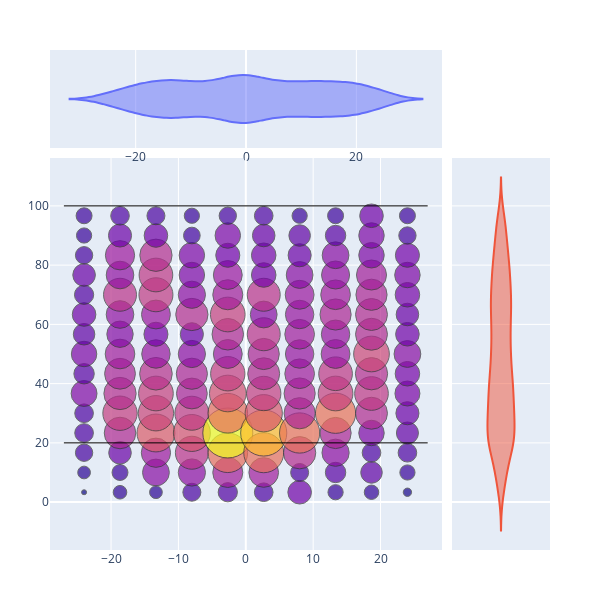

Source (notebook cell):
### Code cell
teamID = 'phoenix'
nbinsx=10
nbinsy=15
shots = throws_df[(throws_df.gameID.apply(lambda x:x[:4]) == '2023') & (throws_df['thrower_x'] != 0) & (throws_df['thrower_y'] != 40) & ((throws_df['home_teamID'] == teamID) | (throws_df['away_teamID'] == teamID))].dropna(subset=['thrower_x', 'thrower_y'])
x_coords, y_coords, counts = get_bin_data(shots, nbinsx, nbinsy)
# Create the figure
fig = make_subplots(rows=2, cols=2,
                row_heights=[0.2, 0.8],
                column_widths=[0.8, 0.2],
                vertical_spacing = 0.02,
                horizontal_spacing = 0.02,
                shared_yaxes=True,
                shared_xaxes=False)

# Add the bar chart
fig.add_trace(go.Violin(
    x=shots.thrower_x,
    name='',
), row=1, col=1)

fig.add_trace(go.Violin(
    y=shots.thrower_y,
    name='',
    hovertemplate='check: %{y}<extra></extra>'
), row=2, col=2)

# Add the main scatter plot
fig.add_trace(go.Scatter(
    x=x_coords, y=y_coords, mode='markers', name='markers',
    marker=dict(
        size=counts, sizemode='area', sizeref = (2. * max(counts) / ((500/nbinsx) ** 2)), sizemin=2.5,
        color=counts,
        line=dict(width=1, color='#333333'), symbol='circle',
    ),
    hovertemplate='Count: %{text}<extra></extra>',
    text=[int(x) for x in counts]
), row = 2, col = 1)

# Add black horizontal lines at y = 20 and y = 100
fig.add_shape(type='line', x0=-27, y0=20, x1=27, y1=20, line=dict(color='black', width=1), row=2, col=1)
fig.add_shape(type='line', x0=-27, y0=100, x1=27, y1=100, line=dict(color='black', width=1), row=2, col=1)

fig.update_layout(
    xaxis=dict(range=[0, None]),  # Apply x-axis range to the scatter plot
    yaxis=dict(range=[0, None]),  # Apply y-axis range to the scatter plot
    xaxis2=dict(range=[-27, 27]),
    yaxis2=dict(range=[0, 120]),  
    showlegend=False,
    width=600,
    height=600,
    margin=dict(t=50, b=50, l=50, r=50)
)


# Show the plot
fig.show()

### Figure 1 — Plotly figure (JSON) as saved in the notebook; plotly's stock layout.template omitted (floating-point values rounded to 4 significant figures; data arrays with more than 128 entries replaced by an {"elided": "..."} marker saying what was removed)
{"data": [{"name": "", "type": "violin", "x": {"elided": "4926 float values"}, "xaxis": "x", "yaxis": "y"}, {"hovertemplate": "check", "name": "", "type": "violin", "xaxis": "x4", "y": {"elided": "4926 float values"}, "yaxis": "y4"}, {"hovertemplate": "Count: %{text}<extra></extra>", "marker": {"color": {"elided": "150 int values"}, "line": {"color": "#333333", "width": 1}, "size": {"elided": "150 int values"}, "sizemin": 2.5, "sizemode": "area", "sizeref": 0.0864, "symbol": "circle"}, "mode": "markers", "name": "markers", "text": {"elided": "150 str values"}, "type": "scatter", "x": {"elided": "150 float values"}, "xaxis": "x3", "y": {"elided": "150 float values"}, "yaxis": "y3"}], "layout": {"height": 600, "margin": {"b": 50, "l": 50, "r": 50, "t": 50}, "shapes": [{"line": {"color": "black", "width": 1}, "type": "line", "x0": -27, "x1": 27, "xref": "x3", "y0": 20, "y1": 20, "yref": "y3"}, {"line": {"color": "black", "width": 1}, "type": "line", "x0": -27, "x1": 27, "xref": "x3", "y0": 100, "y1": 100, "yref": "y3"}], "showlegend": false, "width": 600, "xaxis": {"anchor": "y", "domain": [0, 0.784], "range": [0, null]}, "xaxis2": {"anchor": "y2", "domain": [0.804, 1], "range": [-27, 27]}, "xaxis3": {"anchor": "y3", "domain": [0, 0.784]}, "xaxis4": {"anchor": "y4", "domain": [0.804, 1]}, "yaxis": {"anchor": "x", "domain": [0.804, 1], "range": [0, null]}, "yaxis2": {"anchor": "x2", "domain": [0.804, 1], "matches": "y", "range": [0, 120], "showticklabels": false}, "yaxis3": {"anchor": "x3", "domain": [0, 0.784]}, "yaxis4": {"anchor": "x4", "domain": [0, 0.784], "matches": "y3", "showticklabels": false}}}
